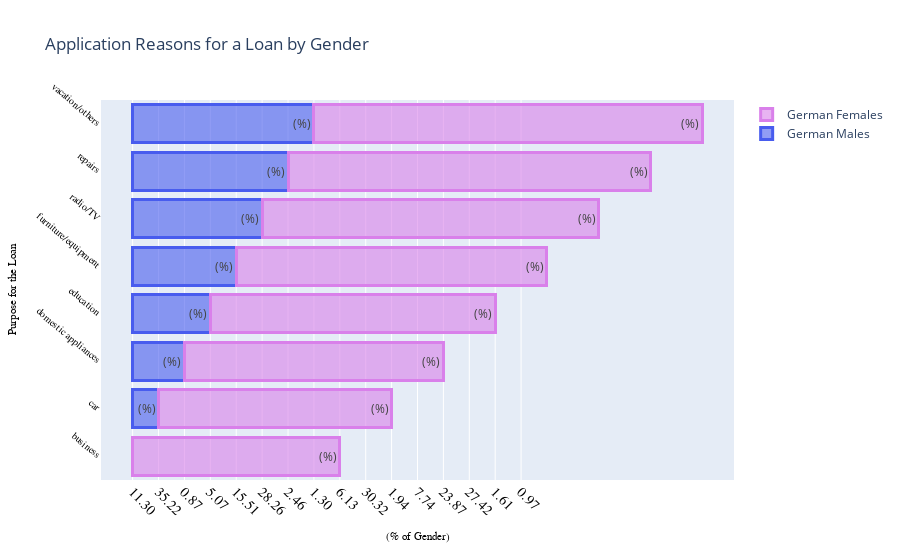

Notebook code cell kept with this figure:
### Code cell
# Values into list
m_purpose = sex_purpose['male'].values.tolist()
f_purpose = sex_purpose['female'].values.tolist()

# Round values
male_purpose = ['%.2f' % elem for elem in m_purpose]
female_purpose = ['%.2f' % elem for elem in f_purpose]

male = go.Bar(
    y=['business', 'car', 'domestic appliances', 'education', 'furniture/equipment',
      'radio/TV', 'repairs', 'vacation/others'],
    x=male_purpose,
    name='German Males',
    text='(%)',
    orientation = 'h',
    marker = dict(
        color = 'rgba(72, 92, 238, 0.6)',
        line = dict(
            color = 'rgba(72, 92, 238, 1.0)',
            width = 3)
    )
)
female = go.Bar(
    y=['business', 'car', 'domestic appliances', 'education', 'furniture/equipment',
      'radio/TV', 'repairs', 'vacation/others'],
    x=female_purpose,
    name='German Females',
    text='(%)',
    orientation = 'h',
    marker = dict(
        color = 'rgba(217, 128, 234, 0.6)',
        line = dict(
            color = 'rgba(217, 128, 234, 1.0)',
            width = 3)
    )
)

data = [male, female]
layout = dict(
    title='Application Reasons for a Loan by Gender',
     xaxis=dict(
        title='(% of Gender)',
        titlefont=dict(
            family='Arial, sans-serif',
            size=11,
            color='black'
        ),
        showticklabels=True,
        tickangle=45,
        tickfont=dict(
            family='Old Standard TT, serif',
            size=14,
            color='black'
        ),
        exponentformat='e',
        showexponent='all'
    ),
    yaxis=dict(
        title='Purpose for the Loan',
        titlefont=dict(
            family='Arial, sans-serif',
            size=11,
            color='black'
        ),
        showticklabels=True,
        tickangle=40,
        tickfont=dict(
            family='Old Standard TT, serif',
            size=10,
            color='black'
        ),
        exponentformat='e',
        showexponent='all'
    ),
    barmode='stack'
)

fig = dict(data=data, layout=layout)
iplot(fig, filename='marker-h-bar')

### Figure 1 — Plotly figure (JSON) as saved in the notebook; plotly's stock layout.template omitted (floating-point values rounded to 4 significant figures)
{"data": [{"marker": {"color": "rgba(72, 92, 238, 0.6)", "line": {"color": "rgba(72, 92, 238, 1.0)", "width": 3}}, "name": "German Males", "orientation": "h", "text": "(%)", "type": "bar", "x": ["11.30", "35.22", "0.87", "5.07", "15.51", "28.26", "2.46", "1.30"], "y": ["business", "car", "domestic appliances", "education", "furniture/equipment", "radio/TV", "repairs", "vacation/others"]}, {"marker": {"color": "rgba(217, 128, 234, 0.6)", "line": {"color": "rgba(217, 128, 234, 1.0)", "width": 3}}, "name": "German Females", "orientation": "h", "text": "(%)", "type": "bar", "x": ["6.13", "30.32", "1.94", "7.74", "23.87", "27.42", "1.61", "0.97"], "y": ["business", "car", "domestic appliances", "education", "furniture/equipment", "radio/TV", "repairs", "vacation/others"]}], "layout": {"autosize": true, "barmode": "stack", "title": {"text": "Application Reasons for a Loan by Gender"}, "xaxis": {"autorange": true, "exponentformat": "e", "range": [-1.222, 23.22], "showexponent": "all", "showticklabels": true, "tickangle": 45, "tickfont": {"color": "black", "family": "Old Standard TT, serif", "size": 14}, "title": {"font": {"color": "black", "family": "Arial, sans-serif", "size": 11}, "text": "(% of Gender)"}, "type": "category"}, "yaxis": {"autorange": true, "exponentformat": "e", "range": [-0.5, 7.5], "showexponent": "all", "showticklabels": true, "tickangle": 40, "tickfont": {"color": "black", "family": "Old Standard TT, serif", "size": 10}, "title": {"font": {"color": "black", "family": "Arial, sans-serif", "size": 11}, "text": "Purpose for the Loan"}, "type": "category"}}}
